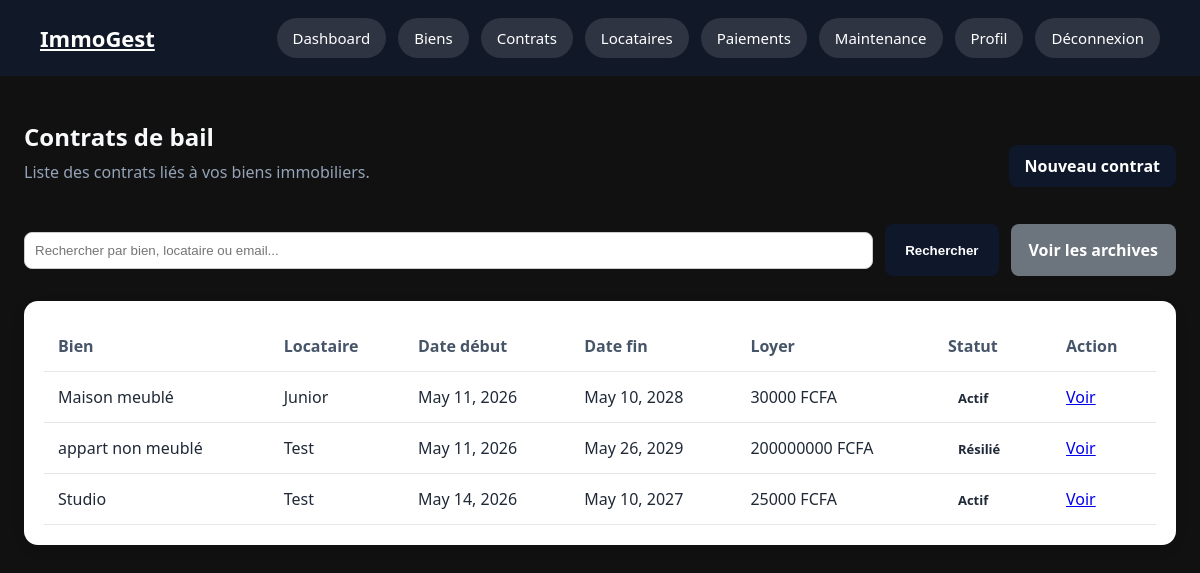
The app's page /properties/contrats/ (signed in) with its own data.
### properties/models.py (models this page shows, shortened)
class ContratBail(models.Model):
    ACTIF = 'actif'
    RESILIE = 'resilie'
    EXPIRE = 'expire'
    STATUT_CHOICES = [
        (ACTIF, 'Actif'),
        (RESILIE, 'Résilié'),
        (EXPIRE, 'Expiré'),
    ]
    bien = models.ForeignKey(
        Bien,
        on_delete=models.CASCADE,
        related_name='contrats'
    )
    locataire = models.ForeignKey(
        ProfilLocataire,
        on_delete=models.CASCADE,
        related_name='contrats'
    )
    date_debut = models.DateField()
    date_fin = models.DateField(
        blank=True,
        null=True
    )
    montant_loyer = models.DecimalField(
        max_digits=10,
        decimal_places=0
    )
    montant_caution = models.DecimalField(
        max_digits=10,
        decimal_places=0
    )
    document = models.FileField(
        upload_to='contrats/',
        blank=True,
        null=True
    )
    statut = models.CharField(
        max_length=20,
        choices=STATUT_CHOICES,
        default=ACTIF
    )
    notes = models.TextField(
        blank=True
    )
    is_archived = models.BooleanField(
    default=False
    )
    created_at = models.DateTimeField(
        auto_now_add=True
    )
    updated_at = models.DateTimeField(
        auto_now=True
    )
    class Meta:
        verbose_name = 'Contrat de bail'
        verbose_name_plural = 'Contrats de bail'
        ordering = ['-created_at']

class Bien(models.Model):
    APPARTEMENT = 'appartement'
    VILLA = 'villa'
    STUDIO = 'studio'
    MAISON = 'maison'
    TYPE_BIEN_CHOICES = [
        (APPARTEMENT, 'Appartement'),
        (VILLA, 'Villa'),
        (STUDIO, 'Studio'),
        (MAISON, 'Maison'),
    ]
    LIBRE = 'libre'
    LOUE = 'loue'
    EN_TRAVAUX = 'en_travaux'
    STATUT_CHOICES = [
        (LIBRE, 'Libre'),
        (LOUE, 'Loué'),
        (EN_TRAVAUX, 'En travaux'),
    ]
    proprietaire = models.ForeignKey(
        ProfilProprietaire,
        on_delete=models.CASCADE,
        related_name='biens'
    )
    titre = models.CharField(
        max_length=200
    )
    type_bien = models.CharField(
        max_length=30,
        choices=TYPE_BIEN_CHOICES
    )
    adresse = models.CharField(
        max_length=255
    )
    ville = models.CharField(
        max_length=100,
        default='Lomé'
    )
    superficie = models.PositiveIntegerField(
        help_text='Superficie en m²'
    )
    loyer_mensuel = models.DecimalField(
        max_digits=10,
        decimal_places=0
    )
    caution = models.DecimalField(
        max_digits=10,
        decimal_places=0
    )
    description = models.TextField(
        blank=True
    )
    image = models.ImageField(
        upload_to='biens/',
        blank=True,
        null=True
    )
    statut = models.CharField(
        max_length=20,
        choices=STATUT_CHOICES,
        default=LIBRE
    )
    is_archived = models.BooleanField(
        default=False
    )
    created_at = models.DateTimeField(
        auto_now_add=True
    )
    updated_at = models.DateTimeField(
        auto_now=True
    )
    class Meta:
        verbose_name = 'Bien immobilier'
        verbose_name_plural = 'Biens immobiliers'
        ordering = ['-created_at']

### accounts/models.py (models this page shows, shortened)
class ProfilLocataire(models.Model):
    user = models.OneToOneField(
        User,
        on_delete=models.CASCADE,
        related_name='profil_locataire',
        verbose_name='Utilisateur'
    )
    proprietaire = models.ForeignKey(
        ProfilProprietaire,
        on_delete=models.SET_NULL,
        null=True,
        blank=True,
        related_name='locataires',
        verbose_name='Propriétaire'
    )
    adresse_actuelle = models.CharField(
        max_length=255,
        blank=True,
        verbose_name='Adresse actuelle'
    )
    created_at = models.DateTimeField(
        auto_now_add=True,
        verbose_name='Créé le'
    )
    updated_at = models.DateTimeField(
        auto_now=True,
        verbose_name='Modifié le'
    )
    class Meta:
        verbose_name = 'Profil locataire'
        verbose_name_plural = 'Profils locataires'

class User(AbstractUser):
    PROPRIETAIRE = 'proprietaire'
    LOCATAIRE = 'locataire'
    ROLE_CHOICES = [
        (PROPRIETAIRE, 'Propriétaire'),
        (LOCATAIRE, 'Locataire'),
    ]
    role = models.CharField(
        max_length=20,
        choices=ROLE_CHOICES,
        verbose_name='Rôle'
    )
    telephone = models.CharField(
        max_length=20,
        blank=True,
        verbose_name='Téléphone'
    )
    photo = models.ImageField(
        upload_to='profils/',
        blank=True,
        null=True,
        verbose_name='Photo de profil'
    )
    class Meta:
        verbose_name = 'Utilisateur'
        verbose_name_plural = 'Utilisateurs'

### properties/views.py (the view)
# urls.py: path('contrats/', views.liste_contrats, name='liste_contrats'),
@login_required
@proprietaire_required
def liste_contrats(request):
    profil = request.user.profil_proprietaire
    query = request.GET.get('q', '')
    contrats = ContratBail.objects.filter(
        bien__proprietaire=profil,
        is_archived=False
    )
    if query:
        contrats = contrats.filter(bien__titre__icontains=query) | contrats.filter(locataire__user__username__icontains=query) | contrats.filter(locataire__user__email__icontains=query)
    return render(request, 'properties/liste_contrats.html', {
        'contrats': contrats,
        'query': query
    })

### templates/properties/liste_contrats.html (shortened to what this page needs)
{% extends "base.html" %}
{% block content %}
<section class="page-header">
    <div>
        <h1>Contrats de bail</h1>
        <p>Liste des contrats liés à vos biens immobiliers.</p>
    </div>
    <a href="{% url 'properties:ajouter_contrat' %}" class="btn-link">
        Nouveau contrat
    </a>
</section>
<form method="get" class="search-form">
    <input
        type="text"
        name="q"
        placeholder="Rechercher par bien, locataire ou email..."
        value="{{ query }}"
    >
    <button type="submit">Rechercher</button>
    <a href="{% url 'properties:contrats_archives' %}" class="btn-secondary">
        Voir les archives
    </a>
</form>
{% if contrats %}
<div class="table-card">
    <table>
        <thead>
            <tr>
                <th>Bien</th>
                <th>Locataire</th>
                <th>Date début</th>
                <th>Date fin</th>
                <th>Loyer</th>
                <th>Statut</th>
                <th>Action</th>
            </tr>
        </thead>
        <tbody>
            {% for contrat in contrats %}
            <tr>
                <td>{{ contrat.bien.titre }}</td>
                <td>
                    {{ contrat.locataire.user.username }}
                </td>
                <td>{{ contrat.date_debut }}</td>
                <td>
                    {% if contrat.date_fin %}
                        {{ contrat.date_fin }}
                    {% else %}
                        CDI
                    {% endif %}
                </td>
                <td>
                    {{ contrat.montant_loyer }} FCFA
                </td>
                <td>
                    <span class="badge">
                        {{ contrat.get_statut_display }}
                    </span>
                </td>
                <td>
                    <a href="{% url 'properties:detail_contrat' contrat.pk %}">
                        Voir
                    </a>
                </td>
            </tr>
            {% endfor %}
        </tbody>
    </table>
</div>
{% endif %}
{% endblock %}

### static/css/style.css (style rules this page uses)
* { box-sizing: border-box; }
body { margin: 0; font-family: Arial, sans-serif; background-color: #f5f7fa; color: #222; }
.page-header { display: flex; justify-content: space-between; align-items: center; gap: 20px; margin-bottom: 30px; flex-wrap: wrap; }
.page-header h1 { margin: 0; color: #f8fafc; }
.page-header p { margin-top: 8px; color: #94a3b8; }
.search-form { display: flex; align-items: center; gap: 16px; margin-bottom: 30px; flex-wrap: wrap; }
.search-form input { flex: 1; min-width: 300px; margin: 0; }
.search-form button, .search-form .btn-secondary { height: 52px; display: flex; align-items: center; justify-content: center; white-space: nowrap; margin: 0; }
.table-card { margin-top: 0; }
input, select, textarea { width: 100%; padding: 10px; margin-top: 6px; border: 1px solid #ccc; border-radius: 8px; }
button { background-color: #0f172a; color: white; border: none; padding: 12px 20px; border-radius: 8px; cursor: pointer; font-weight: bold; }
.btn-link { display: inline-block; margin-top: 12px; background-color: #0f172a; color: white; padding: 10px 16px; border-radius: 8px; text-decoration: none; font-weight: bold; }
.page-header { display: flex; justify-content: space-between; align-items: center; margin-bottom: 25px; }
.table-card { background-color: white; padding: 20px; border-radius: 14px; box-shadow: 0 4px 14px rgba(0, 0, 0, 0.07); overflow-x: auto; }
table { width: 100%; border-collapse: collapse; }
th, td { padding: 14px; border-bottom: 1px solid #e5e7eb; text-align: left; }
th { color: #475569; }
.badge { padding: 6px 10px; border-radius: 999px; font-size: 13px; font-weight: bold; }
.btn-secondary { margin-left: 10px; color: #0f172a; text-decoration: none; font-weight: bold; }
.search-form { display: flex; gap: 12px; align-items: center; flex-wrap: wrap; margin-bottom: 25px; }
.search-form input { width: 320px; max-width: 100%; }
.btn-secondary { display: inline-block; padding: 10px 18px; background: #6c757d; color: white; text-decoration: none; border-radius: 8px; margin-top: 15px; }
body { background: #f6f4ef; color: #1f2937; }
body { margin: 0; padding: 0; background: #111; font-family: 'Segoe UI', sans-serif; }

### records on screen
ContratBail: bien.titre "Maison meublé", locataire.user.username "Junior", date_debut "May 11, 2026", date_fin "May 10, 2028", montant_loyer "30000", statut "Actif"
ContratBail: bien.titre "appart non meublé", locataire.user.username "Test", date_debut "May 11, 2026", date_fin "May 26, 2029", montant_loyer "200000000", statut "Résilié"
ContratBail: bien.titre "Studio", locataire.user.username "Test", date_debut "May 14, 2026", date_fin "May 10, 2027", montant_loyer "25000", statut "Actif"
